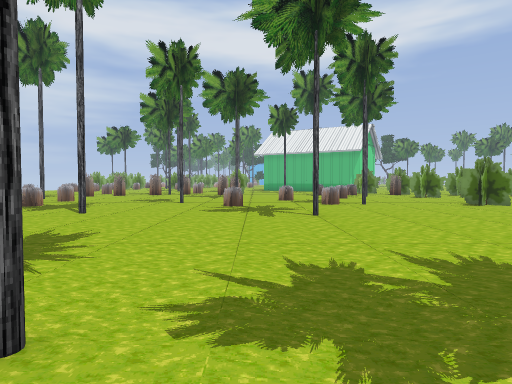
View 1 (above)

24 first-person views from a walk through a 3-D level made in the Godot game engine. The camera is 1.5 m above the floor, tilts 2° down and sees 75° across. The floor is counted in squares, 2 m on a side. Each view is taken from the middle of a square. On the plan, view 1 faces up. The plan holds only what a view shows up to about 11 squares ahead; the rest is blank. The place goes on beyond the plan.

View 2
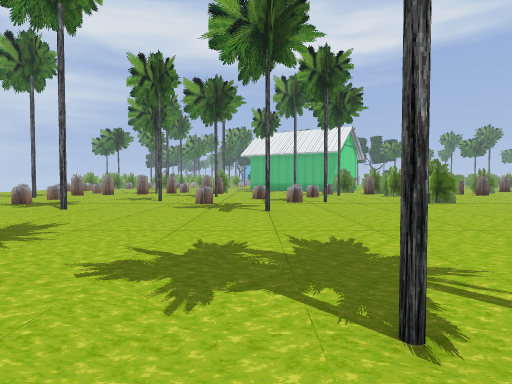

View 3
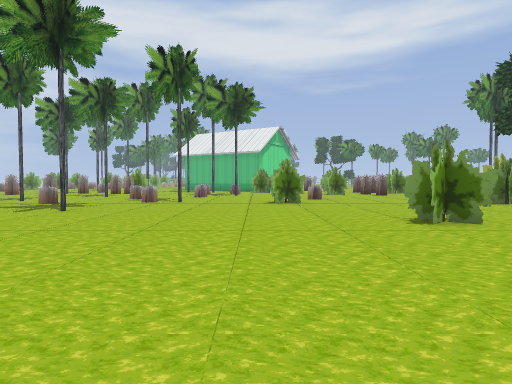

View 4
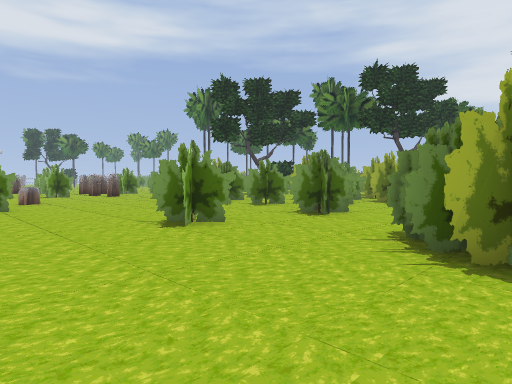

View 5
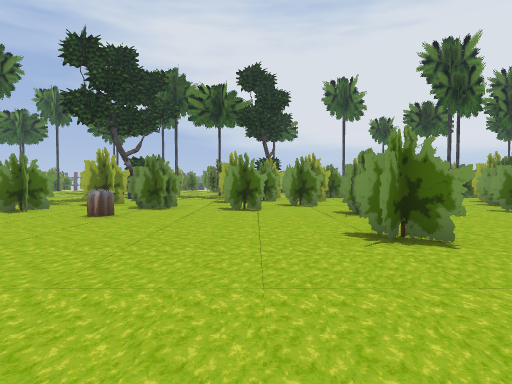

View 6
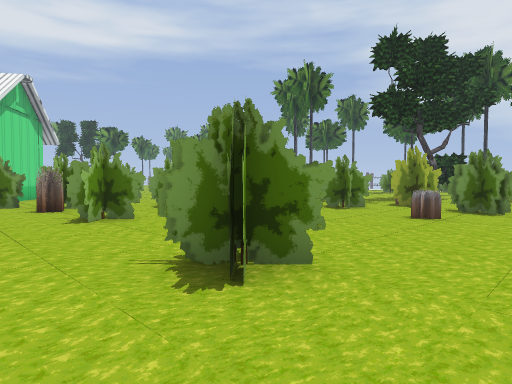

View 7
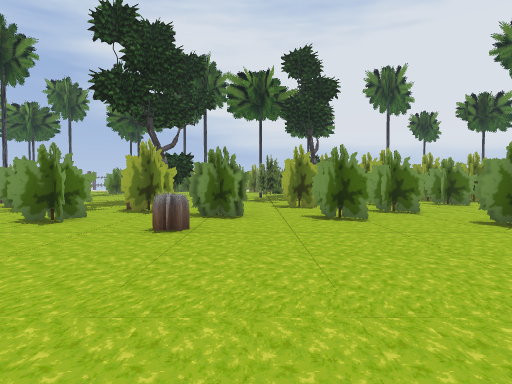

View 8
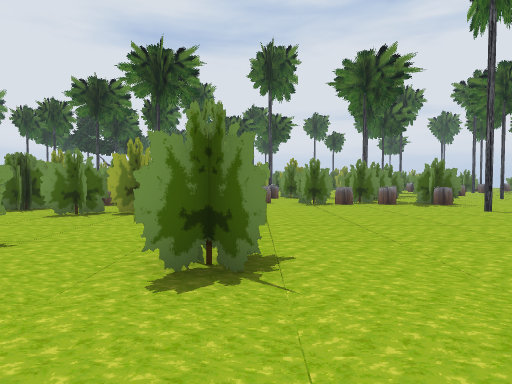

View 9
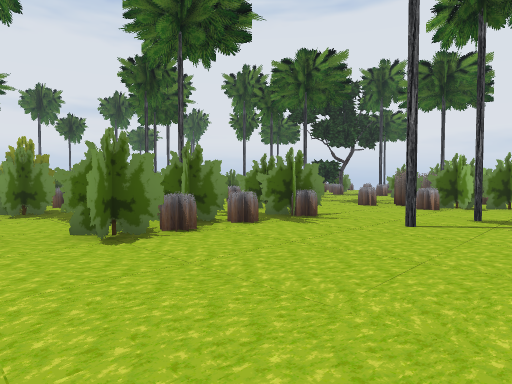

View 10
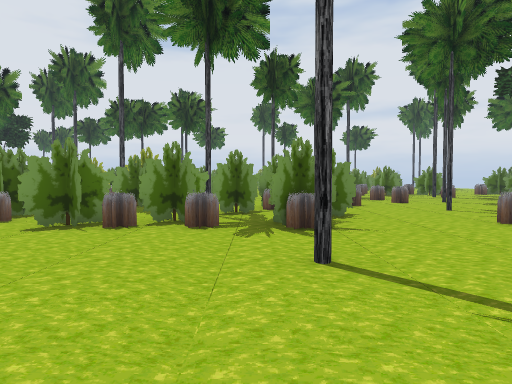

View 11
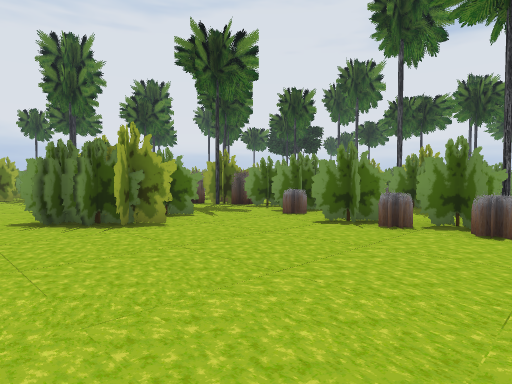

View 12
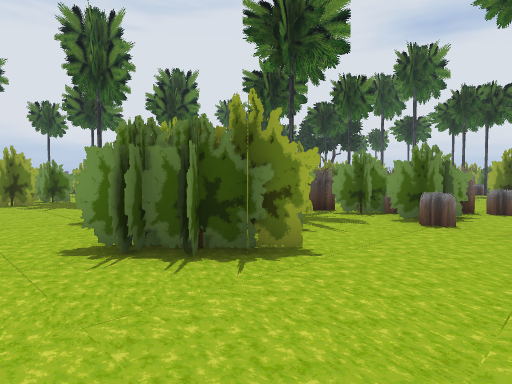

View 13
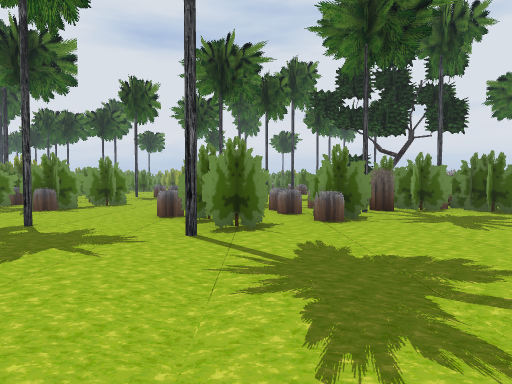

View 14
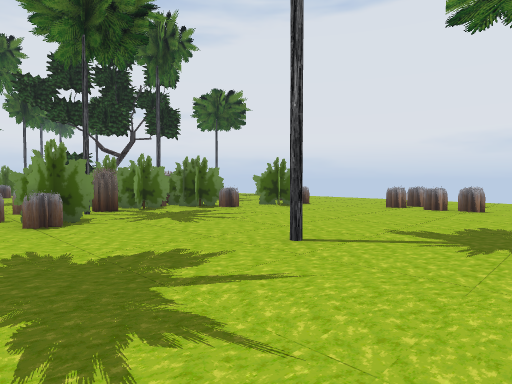

View 15
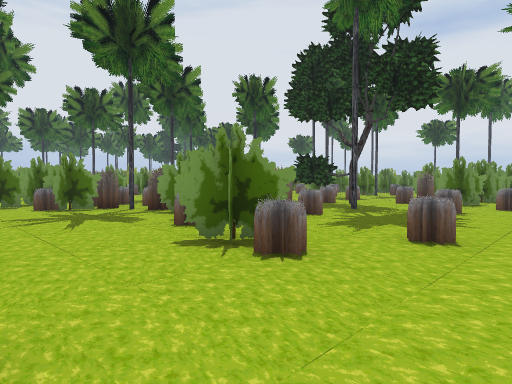

View 16
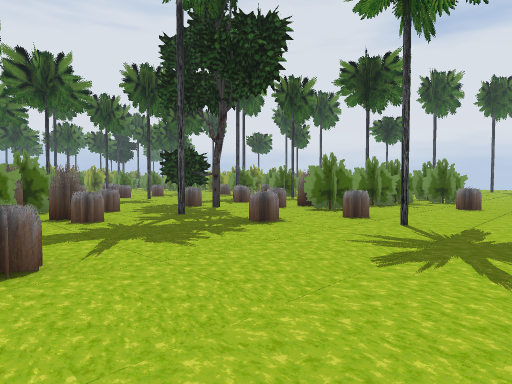

View 17
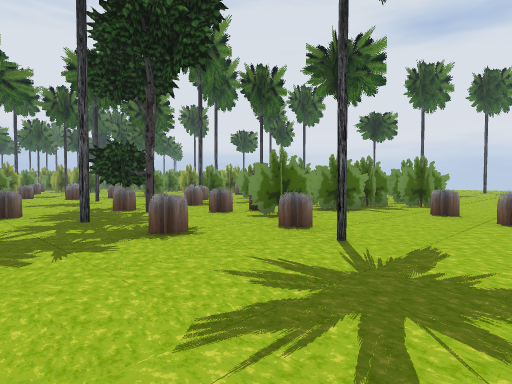

View 18
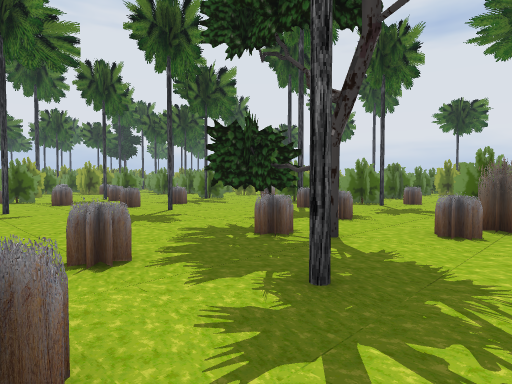

View 19
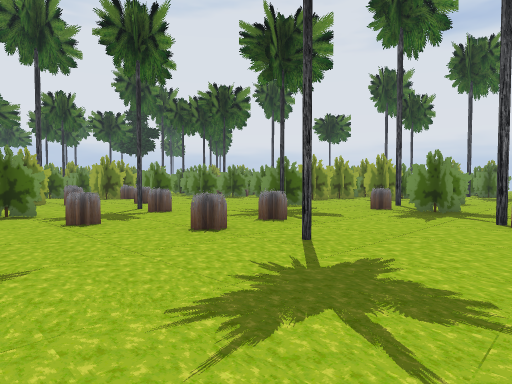

View 20
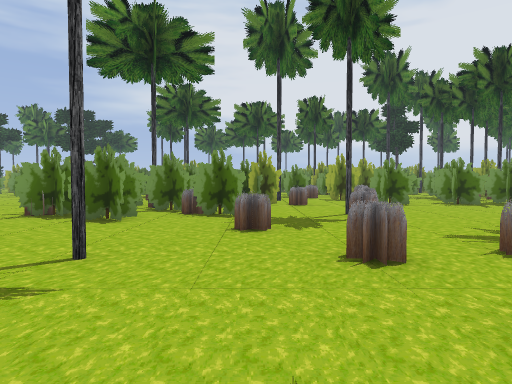

View 21
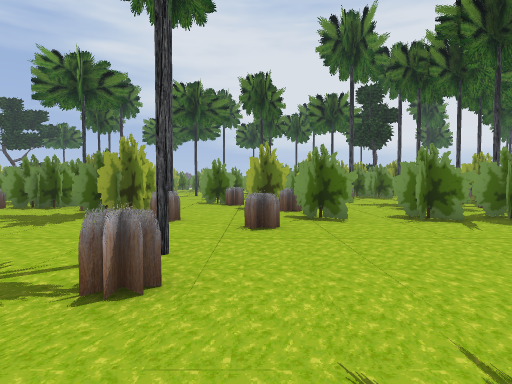

View 22
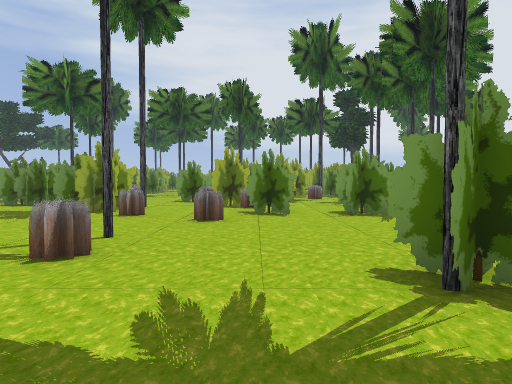

View 23
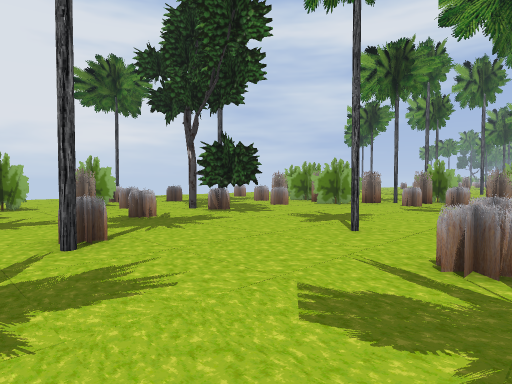

View 24
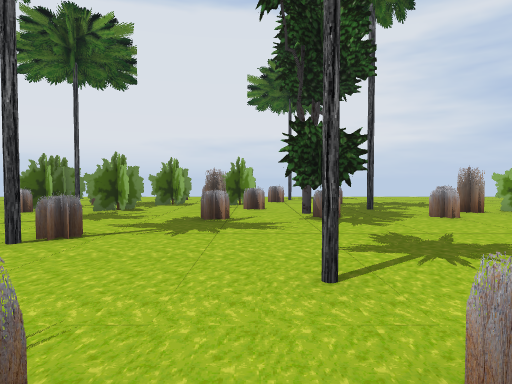

### Floor plan
Key: @ floor where view 1 was taken; # wall or solid block; x gap in a wall; . floor; = window, fence, low wall or low ledge; T thing the floor can be seen under or through.
Columns run from 15 left of view 1 to 20 right of it. Each row starts with its distance up from view 1.
 14                      .##    ..
 13                      ...   .##..
 12                     ...#.....##
 11          ....#................##
 10         #.....#.......#....#.#.
  9         .....................#....
  8          ..#...................##.
  7           ......#............#.#
  6           ....................##
  5    .....................#..##.##
  4  .#.=......................##....
  3  ...x.....#.....................##
  2   .##............................
  1   ...........##..#.......##.#.....##
  0   .........####@..#......####x#....#
 -1   ...#.#...#####.........## . #
 -2 ...#...#.######.....###.... #
 -3 .......#####..#...#####.#...#
 -4 .......#.##......#####..#.###
 -5 ........#.....#...###...###
 -6 ......#...........##..###
 -7 ....#...........#.....##.
 -8 ........##....#......#.....
 -9  ....##..................##
-10  ....##.#.....#.....#...#
-11  =...x................###
-12  .#..###...#....##...TT..
-13   ...###....###.##...TT..

Where each view was taken, in squares from view 1:
view 1: 0 up, 0 right, facing up
view 2: 1 down, 1 right, facing up
view 3: 1 down, 6 right, facing up
view 4: 0 up, 6 right, facing up-right
view 5: 7 up, 5 right, facing right
view 6: 8 up, 5 right, facing up-right
view 7: 9 up, 7 right, facing right
view 8: 8 up, 9 right, facing down
view 9: 2 up, 9 right, facing down-left
view 10: 3 up, 4 right, facing down
view 11: 3 up, 4 right, facing down-right
view 12: 3 up, 7 right, facing down-right
view 13: 6 up, 2 left, facing down
view 14: 6 up, 2 left, facing down-left
view 15: 2 up, 13 left, facing down-right
view 16: 2 down, 15 left, facing down-right
view 17: 4 down, 15 left, facing down-right
view 18: 4 down, 10 left, facing down-right
view 19: 5 down, 5 left, facing down-right
view 20: 7 down, 4 left, facing right
view 21: 10 down, 0 right, facing right
view 22: 11 down, 1 left, facing right
view 23: 13 down, 0 right, facing up-left
view 24: 9 down, 0 right, facing left
